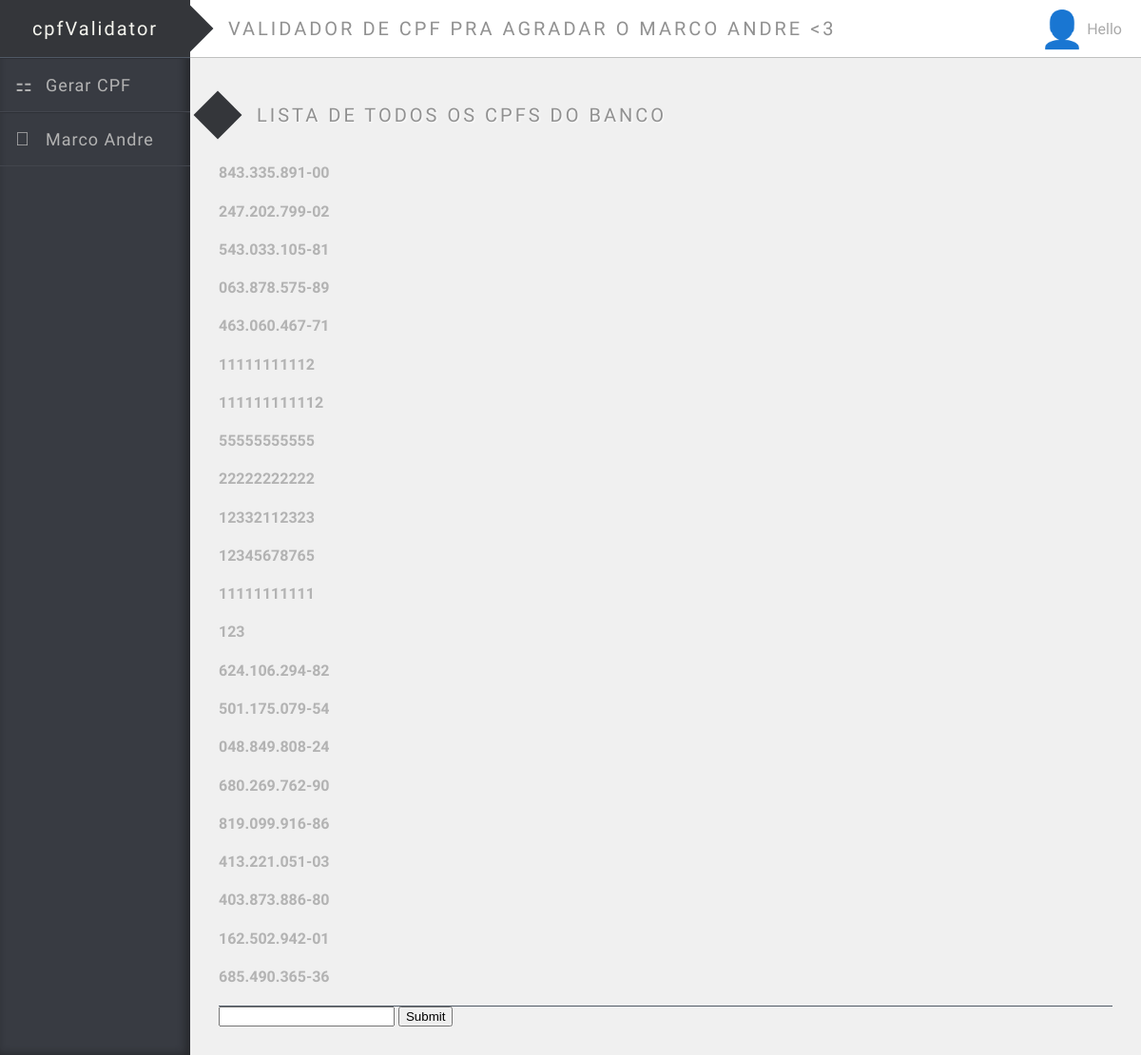
Before: / with the older database file.
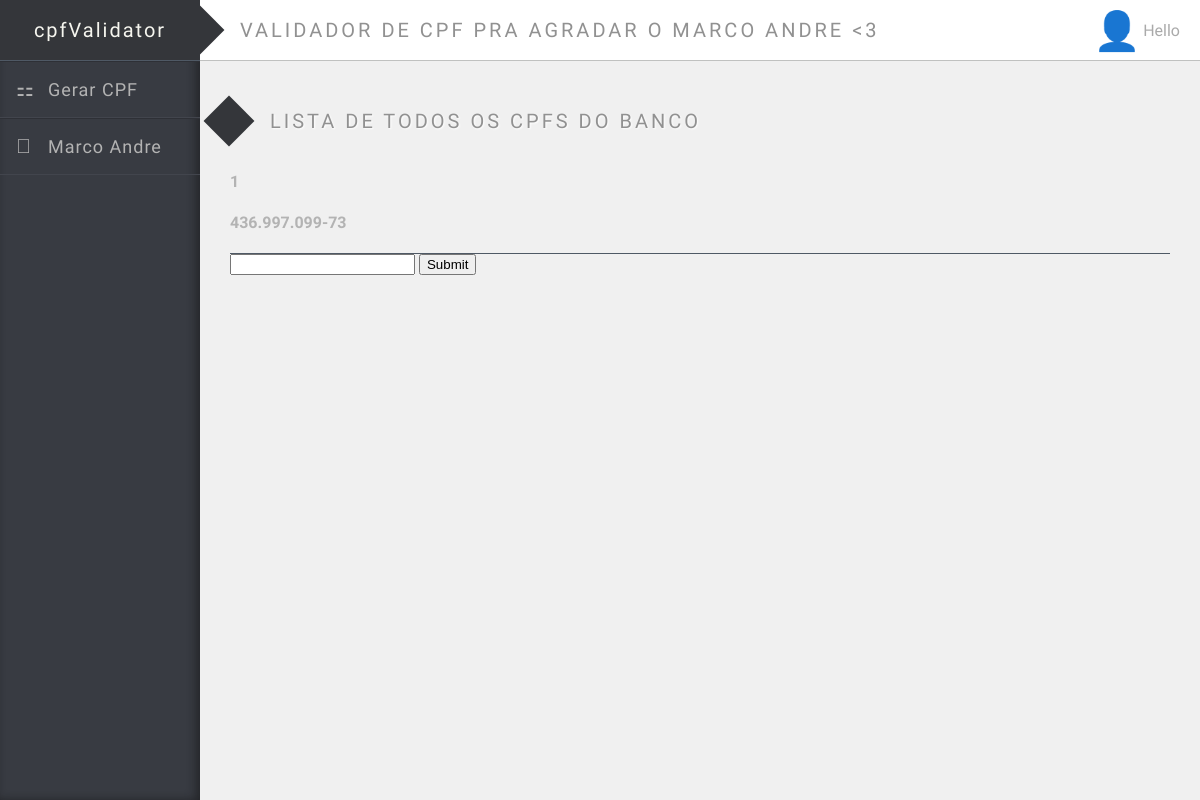
After: the same page with the newer database file.
### cpf/models.py (models this page shows)
class Question(models.Model):
    question_text = models.CharField(max_length=200)
    pub_date = models.DateTimeField('date published')

### cpf/views.py (the view)
# urls.py: path('', views.index, name='index'),
def index(request):
    latest_question_list = Question.objects.order_by('-pub_date')
    context = {'latest_question_list': latest_question_list}
    return render(request, 'cpf/index.html', context)

### cpf/templates/cpf/index.html (shortened to what this page needs)
{% extends 'cpf/base.html' %}
{% block content %}
        {% if latest_question_list %}
        <ul>
                <h2>Lista de Todos os CPFS do banco</h2>
        {% for question in latest_question_list %}
                <h4><a href="{% url 'cpf:detail' question.id %}">{{ question.question_text }}</a></h4>
        {% endfor %}
        </ul>
    {% else %}
        <p>Ainda nao tem cpf, cadastre um!.</p>
    {% endif %}
    <h1>{{ question.question_text }}</h1>
    <form action="{% url 'cpf:validate' %}" method="post">
    <input type="number" name="cpf">
    <input type="submit">
    </form>
{% endblock %}

### cpf/templates/cpf/base.html (shortened to what this page needs)
{% load static %}
<!DOCTYPE html>
<html lang="en">
<head>
</head>
<body>
        <span class="bckg"></span>
        <header>
          <h1>cpfValidator</h1>
          <nav>
            <ul>
              <li>
                <a href="{% url 'cpf:generate'%}" data-title="Projects">Gerar CPF</a>
              </li>
              <li>
                <a href="https://sites.google.com/site/marcoandre/" data-title="Team">Marco Andre</a>
              </li>
          </nav>
        </header>
        <main>
          <div class="title">
            <h2>Validador de CPF pra agradar o Marco Andre <3 </h2>
            <a href="javascript:void(0);">Hello</a>
          </div>
          <article class="larg">
              {% block content %}
              {% endblock %}
          </article>
        </main>
</body>
</html>

### cpf/templates/cpf/base.html (style rules this page uses)
body { display: -webkit-box; display: -moz-box; display: -ms-flexbox; display: -webkit-flex; display:flex; margin:0; padding:0; background-color:#f0f0f0; font-family:Muli, sans-serif; color:#444; }
ul { list-style:none; margin-top:0; padding:0; }
a { cursor:pointer; display:block; color:#b3b3b3; text-decoration:none; }
.bckg { background-color:#383B42; box-shadow:-4px 0px 10px rgba(14, 14, 14, 0.48) inset; width:200px; height:100%; position:fixed; left:0; top:0; }
h1 { text-align: center; font-weight: normal; color: #F6F6EF; line-height:60px; margin:0; font-size:20px; letter-spacing:2px; background-color:#34363A; border-bottom:1px solid rgba(101, 116, 134, 0.57); }
main { flex:1; -webkit-flex:1; -ms-flex:1; }
body { display: -webkit-box; display: -moz-box; display: -ms-flexbox; display: -webkit-flex; display: flex; margin: 0; padding: 0; background-color: #f0f0f0; font-family: Muli, sans-serif; color: #444; }
ul { list-style: none; margin-top: 0; padding: 0; }
a { cursor: pointer; display: block; color: #b3b3b3; text-decoration: none; }
.bckg { background-color: #383B42; box-shadow: -4px 0px 10px rgba(14, 14, 14, 0.48) inset; width: 200px; height: 100%; position: fixed; left: 0; top: 0; }
h1 { text-align: center; font-weight: normal; color: #F6F6EF; line-height: 60px; margin: 0; font-size: 20px; letter-spacing: 2px; background-color: #34363A; border-bottom: 1px solid rgba(101, 116, 134, 0.57); }
h2 { font-size: 20px; text-transform: uppercase; margin: 0; letter-spacing: 3px; color: #919191; font-weight: normal; padding-left: 40px; line-height: 60px; text-shadow: 1px 1px 2px #fff; position: relative; flex: 1; -webkit-flex: 1; -ms-flex: 1; }
h2:before { content: ''; width: 36px; height: 36px; position: absolute; left: -19px; top: 12px; background-color: #34363A; -webkit-transform: rotate(45deg); -moz-transform: rotate(45deg); transform: rotate(45deg); }
header { width: 200px; height: 100%; float: left; position: relative; z-index: 99; }
header nav ul li { border-bottom: 1px solid #42454D; padding-left: 48px; transition: all 0.6s; border-top: 1px solid #2E3036; }
header nav ul li a { line-height: 55px; font-size: 18px; position: relative; letter-spacing: 1px; transition: all 0.6s; }
header nav ul li a:before { font-family: 'entypo', sans-serif; font-size: 20px; position: absolute; left: -32px; }
header nav ul li:first-child a:before { content: "\268f"; }
header nav ul li:nth-child(2) a:before { content: "\e741"; }
main { flex: 1; -webkit-flex: 1; -ms-flex: 1; }
.title { background-color: #fff; border-bottom: 1px solid #C0C1C0; height: 60px; display: -webkit-box; display: -moz-box; display: -ms-flexbox; display: -webkit-flex; display: flex; }
.title a { color: #AAA; width: auto; margin: 0 20px; float: right; line-height: 62px; position: relative; text-decoration: none; transition: all 0.5s; }
.title a:before { content: "\1f464"; font-size: 38px; position: absolute; left: -50px; font-family: 'entypo'; }
.larg { max-width: 960px; margin: 30px auto; padding: 0 30px; }

Changed rows visible on the page:
removed Question: question_text "843.335.891-00"
removed Question: question_text "247.202.799-02"
removed Question: question_text "543.033.105-81"
removed Question: question_text "063.878.575-89"
removed Question: question_text "463.060.467-71"
removed Question: question_text "11111111112"
removed Question: question_text "111111111112"
removed Question: question_text "55555555555"
removed Question: question_text "22222222222"
removed Question: question_text "12332112323"
removed Question: question_text "12345678765"
removed Question: question_text "11111111111"
removed Question: question_text "123"
removed Question: question_text "624.106.294-82"
removed Question: question_text "501.175.079-54"
removed Question: question_text "048.849.808-24"
removed Question: question_text "680.269.762-90"
removed Question: question_text "819.099.916-86"
removed Question: question_text "413.221.051-03"
removed Question: question_text "403.873.886-80"
removed Question: question_text "162.502.942-01"
removed Question: question_text "685.490.365-36"
added Question: question_text "1"
added Question: question_text "436.997.099-73"
